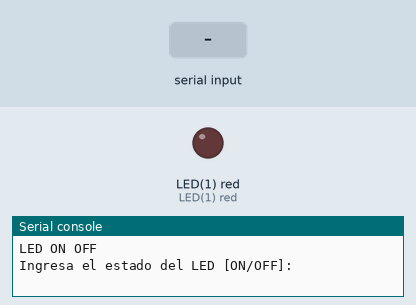
The program below on a simulated pyboard running MicroPython. On the bench: output pins drawn as LEDs (lit = HIGH), the last lines printed to the serial console. The inputs (shaded band) are chosen by the test bench.

Above: at 1.2 s.
1.3 s: "ON" typed at the serial console, then Enter
At 2.3 s:
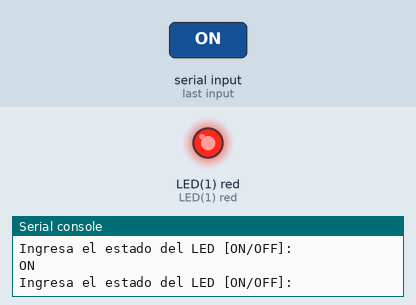
2.8 s: "1" typed at the serial console, then Enter
At 3.5 s:
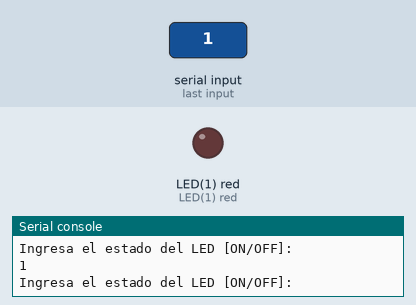
Timing chart, 0 to 5.8 s (numbered marks = the images above; inputs shaded):
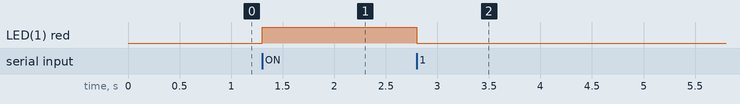

Measured:
- after the input at 1.3 s, LED(1) red: LOW → HIGH at once
- after the input at 2.8 s, LED(1) red: HIGH → LOW at once

The program:

ledOnOff.py
```python
# Manejo de LED On Off con Micropython sobre EDUCIAA
import pyb
print("LED ON OFF")

led = pyb.LED(1)

while True:
	stat = input("Ingresa el estado del LED [ON/OFF]:")

	if stat == "ON" :
		led.on()
	else:
		led.off()
```
